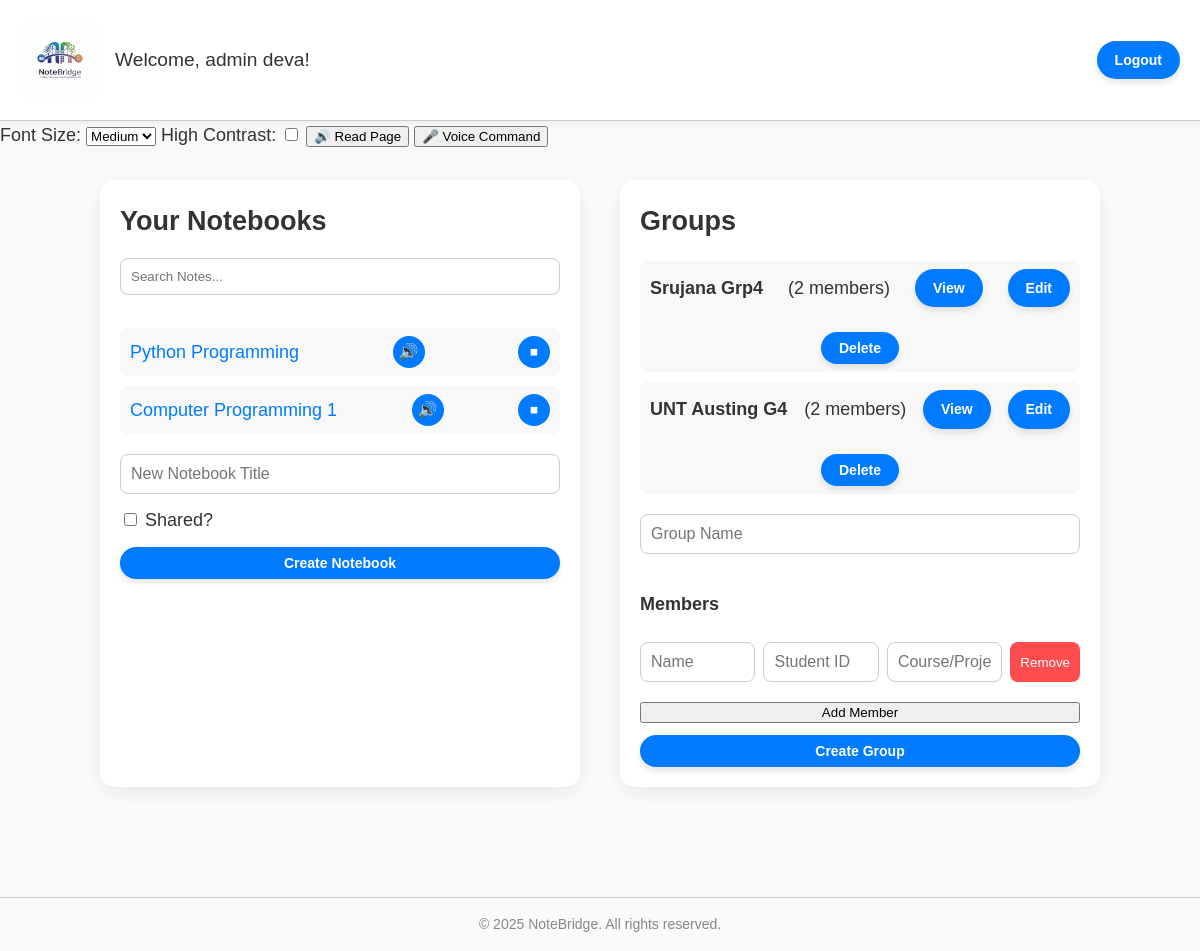
Screenshot of /notebooks (signed in) with the database file from the repository.
### tables this page shows
CREATE TABLE users (
        id INTEGER PRIMARY KEY AUTOINCREMENT,
        username TEXT UNIQUE NOT NULL,
        password_hash TEXT NOT NULL,
        full_name TEXT,
        created_at TEXT NOT NULL
    );

CREATE TABLE notebooks (
        id INTEGER PRIMARY KEY AUTOINCREMENT,
        owner_id INTEGER NOT NULL,
        title TEXT NOT NULL,
        description TEXT,
        created_at TEXT NOT NULL,
        is_shared INTEGER DEFAULT 0,
        FOREIGN KEY(owner_id) REFERENCES users(id) ON DELETE CASCADE
    );

CREATE TABLE groups (
        id INTEGER PRIMARY KEY AUTOINCREMENT,
        name TEXT NOT NULL,
        description TEXT,
        created_at TEXT NOT NULL
    );

### notebooks.py (the view)
@notebook_bp.route('/notebooks', methods=['GET'])
@login_required
def list_notebooks():
    user = current_user()
    db = get_db()
    notebooks = db.execute(
        'SELECT id, title FROM notebooks WHERE owner_id=? ORDER BY created_at DESC',
        (user['id'],)
    ).fetchall()
    groups = db.execute(
        'SELECT g.id, g.name, (SELECT COUNT(*) FROM group_members gm WHERE gm.group_id=g.id) AS members FROM groups g'
    ).fetchall()
    return render_template('dashboard.html', user=user, notebooks=notebooks, groups=groups)

### auth.py (called while the page is built)
def current_user():
    uid = session.get('user_id')
    if not uid:
        return None
    db = get_db()
    return db.execute('SELECT id, username, full_name FROM users WHERE id=?', (uid,)).fetchone()

def login_required(f):
    @wraps(f)
    def wrapped(*args, **kwargs):
        if not current_user():
            return redirect(url_for('auth.login'))
        return f(*args, **kwargs)
    return wrapped

### database.py (called while the page is built)
def get_db():
    db = getattr(g, '_database', None)
    if db is None:
        db = g._database = sqlite3.connect(DATABASE)
        db.row_factory = sqlite3.Row
    return db

def close_connection(exception=None):
    db = getattr(g, '_database', None)
    if db is not None:
        db.close()

### templates/dashboard.html (shortened to what this page needs)
<!DOCTYPE html>
<html lang="en">
<head>
  <link rel="stylesheet" href="{{ url_for('static', filename='style.css') }}">
</head>
<body class="font-medium dashboard-body">
  <header>
    <div class="logo">
      <img src="{{ url_for('static', filename='logo.jpg') }}" alt="NoteBridge Logo">
      <div class="welcome">Welcome, {{ user['full_name'] or user['username'] }}!</div>
    </div>
    <nav>
      <a href="{{ url_for('auth.logout') }}" class="btn">Logout</a>
    </nav>
  </header>
  <div class="accessibility-controls" aria-label="Accessibility settings" role="region">
    <label for="font-size">Font Size:</label>
    <select id="font-size" onchange="changeFontSize(this.value)">
      <option value="font-medium" selected>Medium</option>
    </select>
    <label for="contrast-toggle">High Contrast:</label>
    <input type="checkbox" id="contrast-toggle" onchange="toggleContrast(this.checked)">
    <button onclick="readDashboard()" aria-label="Read full dashboard">🔊 Read Page</button>
    <button onclick="startVoiceCommand()" aria-label="Start voice command">🎤 Voice Command</button>
  </div>
  <main id="main-content" class="dashboard">
    <section aria-label="Notebooks" role="region">
      <h2>Your Notebooks</h2>
      <input type="text" id="search-notes" placeholder="Search Notes..." oninput="filterNotes()"
        aria-label="Search Notes">
      <ul id="notebook-list">
        {% for nb in notebooks %}
        <li>
          <a href="{{ url_for('notebook.view_notebook', notebook_id=nb['id']) }}" aria-label="Open {{ nb['title'] }}">
            {{ nb['title'] }}
          </a>
          <button class="tts-btn" onclick="playNote('{{ nb['id'] }}')" aria-label="Play {{ nb['title'] }}">🔊</button>
          <button class="tts-btn" onclick="stopNote()" aria-label="Stop {{ nb['title'] }}">⏹</button>
        </li>
        {% else %}
        <li>No notebooks yet.</li>
        {% endfor %}
      </ul>
      <form method="post" action="{{ url_for('notebook.create_notebook') }}">
        <input type="text" name="title" placeholder="New Notebook Title" aria-label="New notebook title"
          id="new-notebook-input">
        <label><input type="checkbox" name="is_shared"> Shared?</label>
        <button type="submit" class="btn">Create Notebook</button>
      </form>
    </section>
    <section aria-label="Groups" role="region">
      <h2>Groups</h2>
      <ul>
        {% for g in groups %}
        <li>
          <strong>{{ g['name'] }}</strong> ({{ g['members'] }} members)
          <a href="{{ url_for('group.view_group', group_id=g['id']) }}" class="btn">View</a>
          <a href="{{ url_for('group.edit_group', group_id=g['id']) }}" class="btn">Edit</a>
          <form method="post" action="{{ url_for('group.delete_group', group_id=g['id']) }}" class="inline-form">
            <button type="submit" class="btn">Delete</button>
          </form>
        </li>
        {% else %}
        <li>No groups yet.</li>
        {% endfor %}
      </ul>
      <form method="post" action="{{ url_for('group.create_group') }}">
        <input type="text" name="name" placeholder="Group Name" aria-label="Group Name" required>
        <div id="members-container">
          <h4>Members</h4>
          <div class="member-entry">
            <input type="text" name="member_name[]" placeholder="Name" required>
            <input type="text" name="member_id[]" placeholder="Student ID" required>
            <input type="text" name="member_course[]" placeholder="Course/Project" required>
            <button type="button" onclick="removeMember(this)">Remove</button>
          </div>
        </div>
        <button type="button" onclick="addMember()">Add Member</button>
        <button type="submit" class="btn">Create Group</button>
      </form>
    </section>
  </main>
  <footer>
    &copy; 2025 NoteBridge. All rights reserved.
  </footer>
</body>
</html>

### static/style.css (style rules this page uses)
body { font-family: Arial, sans-serif; margin: 0; padding: 0; line-height: 1.6; background-color: #f9f9f9; color: #333; transition: background 0.3s, color 0.3s; }
h1, h2, h3 { margin: 0 0 10px 0; font-weight: 700; }
a { text-decoration: none; color: #007BFF; transition: color 0.3s; }
.font-medium { font-size: 18px; }
.btn { display: inline-block; background-color: #007BFF; color: #fff; padding: 8px 18px; border: none; border-radius: 25px; cursor: pointer; font-size: 14px; font-weight: bold; box-shadow: 0 4px 6px rgba(0,0,0,0.1); transition: all 0.3s; }
header { display: flex; justify-content: space-between; align-items: center; padding: 20px; background-color: #fff; border-bottom: 1px solid #ccc; box-shadow: 0 2px 5px rgba(0,0,0,0.05); flex-wrap: wrap; }
header .logo { display: flex; align-items: center; gap: 15px; }
header .logo img { display: block; max-width: 150px; max-height: 80px; width: auto; height: auto; border-radius: 10px; transition: transform 0.3s; }
header .welcome { font-size: 1.2rem; font-weight: 500; }
main { padding: 30px 20px; max-width: 1000px; margin: auto; }
main section { margin-bottom: 40px; }
form { display: flex; flex-direction: column; gap: 12px; max-width: 500px; margin: auto; }
form input[type="text"], form input[type="password"], form textarea, form select { padding: 10px; font-size: 16px; border: 1px solid #ccc; border-radius: 8px; width: 100%; box-sizing: border-box; transition: border 0.3s, box-shadow 0.3s; }
ul { list-style: none; padding: 0; }
li { margin-bottom: 8px; display: flex; justify-content: space-between; align-items: center; }
footer { text-align: center; font-size: 14px; color: #888; margin-top: 40px; border-top: 1px solid #ccc; padding: 15px 0; background: #fafafa; }
main.dashboard { display: flex; gap: 40px; flex-wrap: wrap; }
main.dashboard section { flex: 1 1 400px; background: #fff; padding: 20px; border-radius: 15px; box-shadow: 0 8px 15px rgba(0,0,0,0.05); }
main.dashboard h2 { margin-bottom: 15px; }
#search-notes { width: 100%; padding: 10px; margin-bottom: 15px; border: 1px solid #ccc; border-radius: 8px; box-sizing: border-box; }
main.dashboard ul { list-style: none; padding: 0; }
main.dashboard li { margin-bottom: 10px; display: flex; align-items: center; justify-content: space-between; flex-wrap: wrap; gap: 5px; padding: 8px 10px; background-color: #f8f8f8; border-radius: 8px; transition: background 0.3s; }
.tts-btn { background: #007BFF; color: #fff; border: none; border-radius: 50%; width: 32px; height: 32px; cursor: pointer; font-size: 16px; display: flex; align-items: center; justify-content: center; }
.member-entry { display: flex; gap: 8px; margin-bottom: 8px; flex-wrap: wrap; }
.member-entry input { flex: 1 1 100px; padding: 6px; border-radius: 6px; border: 1px solid #ccc; }
.member-entry button { background: #ff4d4f; color: #fff; border: none; padding: 6px 10px; border-radius: 8px; cursor: pointer; }
main.dashboard form { margin-top: 20px; display: flex; flex-direction: column; gap: 12px; }

### rows the page displays
users: full_name "admin deva"
notebooks: title "Python Programming"
notebooks: title "Computer Programming 1"
groups: name "Srujana Grp4", members "2"
groups: name "UNT Austing G4", members "2"
